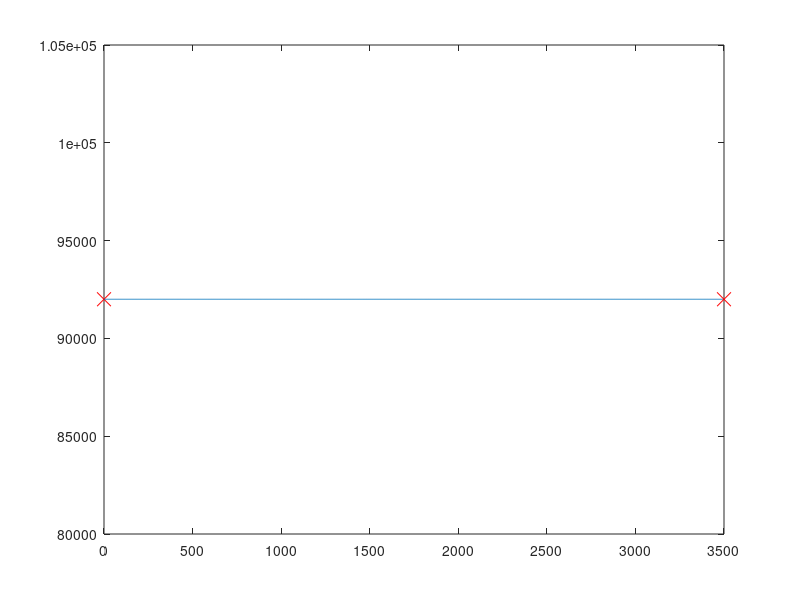

Here is the MATLAB script that generated this plot: (Note: this script raises an error after producing the figure.)
%Payload Range Diagram
%forces are in lbs

clear
clc
close all

load('Aircraft.mat');

Max_avail_Fuel = 3850*7.48052; % Converting from cubic ft to US gallons
Max_avail_Fuel = Max_avail_Fuel*6.71;   % Converting from US gallons to lbs

Opt_Weight = Aircraft.Weight.empty_Weight + Aircraft.Weight.crew + ...
            0.01*Aircraft.Weight.fuel_Weight;   % Operating Weight

MTOW = Aircraft.Weight.MTOW;    % Maximum Take-Off Weight

% Point A
plot(0,Aircraft.Weight.payload,'rx','MarkerSize',10);
hold on

% Line between A and B
x = 0:1:Aircraft.Performance.range1;
y = Aircraft.Weight.payload*ones(1,Aircraft.Performance.range1+1);

plot(x,y);

% Point B
plot(Aircraft.Performance.range1,Aircraft.Weight.payload,'rx','MarkerSize',10);

% Point C
payload_weight = MTOW - Opt_Weight - Max_avail_Fuel;

fuel_fraction = Max_avail_Fuel/MTOW;
weight_fraction = 1 - fuel_fraction;

Cj_cruise = 0.000125;   % Specific Fuel Consumption (in lbs/lbs/s)
Cj_loiter = 0.0001;   % Specific Fuel Consumption (in lbs/lbs/s)

W1byW_TO = 0.99;    % Mission Segement Weight Fraction for Engine Start & Warm Up     
W2byW1 = 0.99;      % Mission Segement Weight Fraction for Taxi to Runway
W3byW2 = 0.995;     % Mission Segement Weight Fraction for Take Off
W4byW3 = 0.985;      % Mission Segement Weight Fraction for Climb to cruise altitude (Raymer)

loiter1 = 3600;  % 10% of the cruising time

W6byW5 = exp(-(loiter1*Cj_loiter)/(Aircraft.Aero.LbyD_max_loiter));

W7byW6 = 0.99;  % Mission Segement Weight Fraction for Descent 
W8byW7 = 0.98;  % Mission Segement Weight Fraction for Climb

% Mission Segement Weight Fraction for Cruise segment 2
range = Aircraft.Performance.range2*1.852*1000;  % nm to meters
[~,~,~,a] = ISA(Aircraft.Performance.altitude_cruise2*0.3048);
V = Aircraft.Performance.M_cruise*a;    % Cruising Speed in m/s

W9byW8 = exp(-(range*Cj_cruise)/(V*Aircraft.Aero.LbyD_max_cruise));

W10byW9 = 0.99; % Mission Segement Weight Fraction for Descent

% Mission Segement Weight Fraction for Loiter segment 2

W11byW10 = exp(-(Aircraft.Performance.loiter2*Cj_loiter)/(Aircraft.Aero.LbyD_max_loiter));    

W12byW11 = 0.995;   % Mission Segement Weight Fraction for  Landing (Raymer)

W5byW4 = weight_fraction/(W1byW_TO*W2byW1*W3byW2*W4byW3*W6byW5  ...
               *W7byW6*W8byW7*W9byW8*W10byW9*W11byW10*W12byW11);

[~,~,~,a] = ISA(Aircraft.Performance.altitude_cruise1*0.3048);
V = Aircraft.Performance.M_cruise*a;    % Cruising Speed in m/s
           
range = (V/Cj_cruise)*(Aircraft.Aero.LbyD_max_cruise)*log(W5byW4^-1);

range = range/1852;

plot(range,payload_weight,'rx','MarkerSize',10);    % Point C

% Line between B and C
x = [Aircraft.Performance.range1,range];
y = [Aircraft.Weight.payload,payload_weight];

plot(x,y);

% Point D

MTOW = Opt_Weight + Max_avail_Fuel;

fuel_fraction = Max_avail_Fuel/MTOW;
weight_fraction = 1 - fuel_fraction;

W5byW4 = weight_fraction/(W1byW_TO*W2byW1*W3byW2*W4byW3*W6byW5  ...
               *W7byW6*W8byW7*W9byW8*W10byW9*W11byW10*W12byW11);
           
range1 = (V/Cj_cruise)*(Aircraft.Aero.LbyD_max_cruise)*log(W5byW4^-1);

range1 = range1/1852;

plot(range1,0,'rx','MarkerSize',10);    % Point D    

% Line between C and D
x = [range,range1];
y = [payload_weight,0];

plot(x,y);
text(0,Aircraft.Weight.payload+3000,'A');
text(Aircraft.Performance.range1,Aircraft.Weight.payload+3000,'B');
text(range,payload_weight+3000,'C');
text(range1,3000,'D');

title('Payload Range Diagram');
xlabel('Range(nm)');
ylabel('Payload (lbs)');

hold off